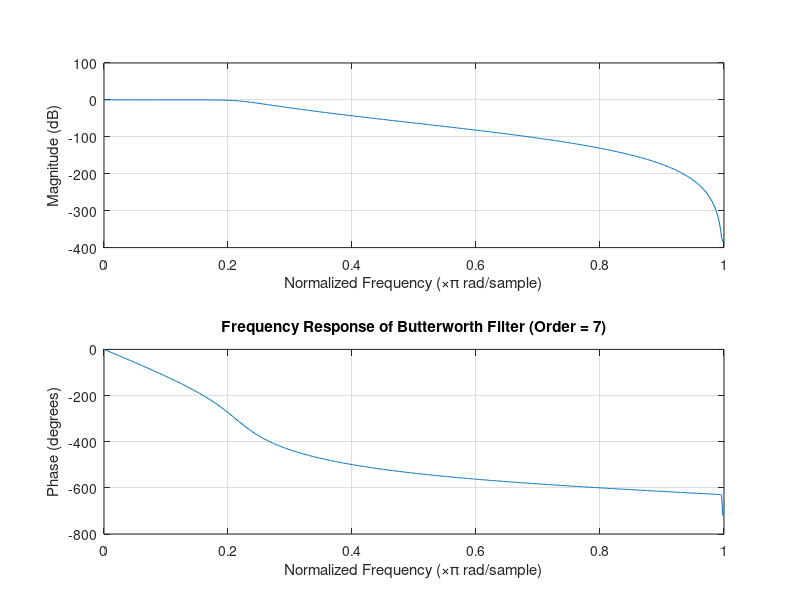
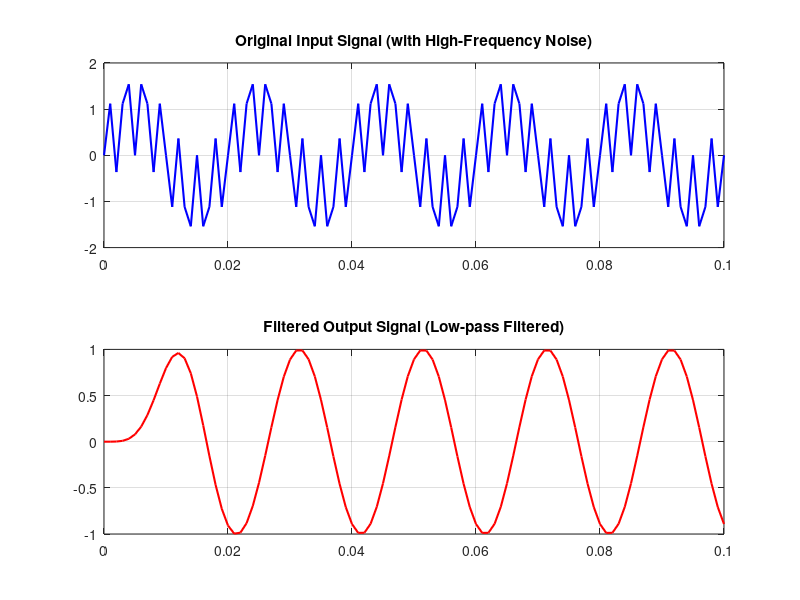

Write the MATLAB code that produced these figures, in order.
% Practical 10 - IIR Butterworth Filter Design
clc;
clear;
close all;

% Filter specifications
wp = 0.2;       % Normalized passband edge frequency
ws = 0.3;       % Normalized stopband edge frequency
Ap = 1;         % Passband ripple in dB
As = 20;        % Stopband attenuation in dB

% Calculate filter order and cutoff frequency
[n,wn] = buttord(wp,ws,Ap,As);
fprintf('Calculated Filter Order (n): %d\n',n);
fprintf('Calculated Cut-off Frequency (wn): %.4f\n',wn);

% Design Butterworth filter
[b,a] = butter(n,wn);

% Frequency response
figure;
freqz(b,a);
title(['Frequency Response of Butterworth Filter (Order = ',num2str(n),')']);

% Test signal (low frequency + high frequency)
fs = 1000;
t = 0:1/fs:0.1;
x = sin(2*pi*50*t)+sin(2*pi*350*t);
y = filter(b,a,x);

% Input and filtered output comparison
figure;
subplot(2,1,1);
plot(t,x,'b','LineWidth',1.5);
title('Original Input Signal (with High-Frequency Noise)');
grid on;
subplot(2,1,2);
plot(t,y,'r','LineWidth',1.5);
title('Filtered Output Signal (Low-pass Filtered)');
grid on;
